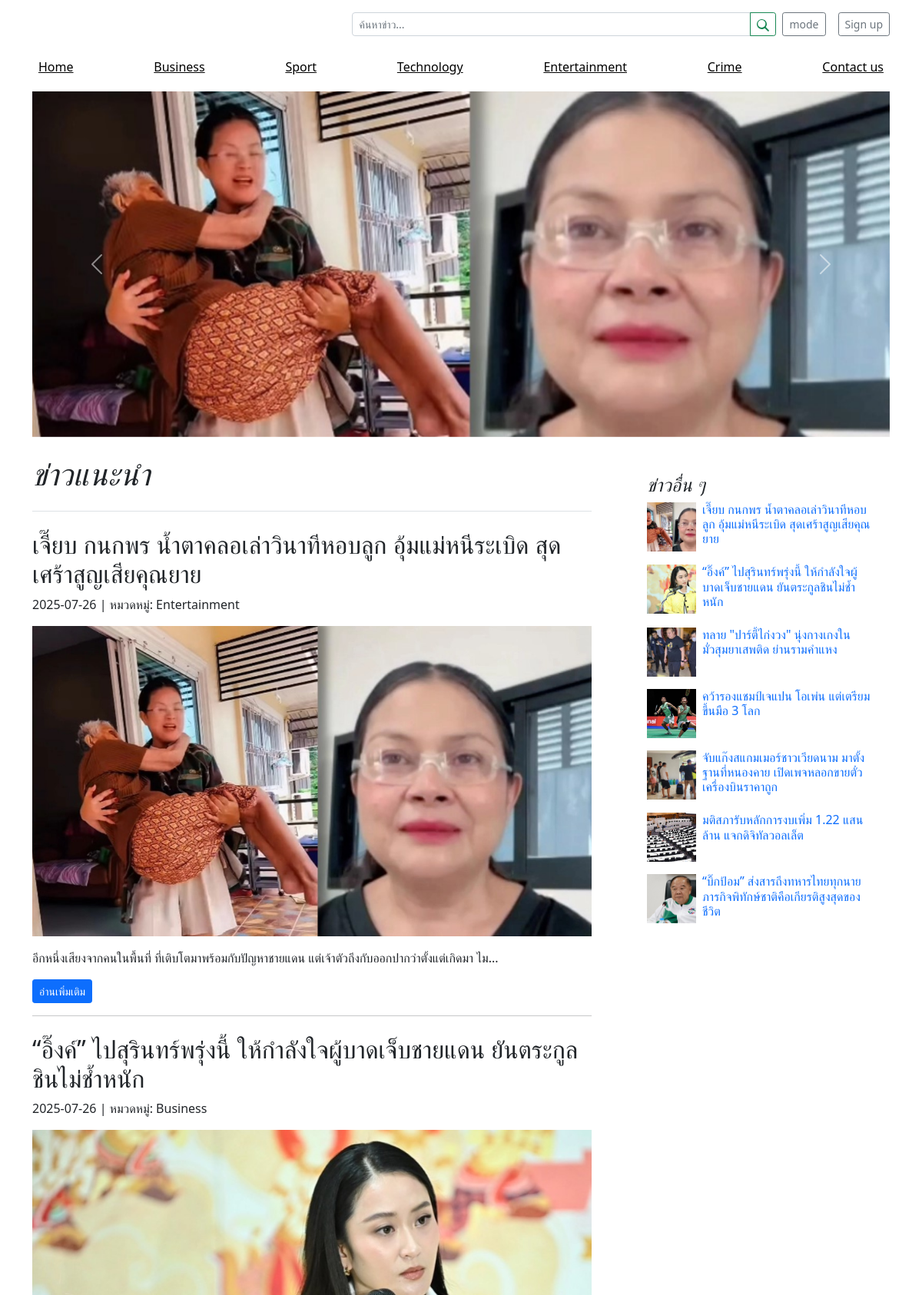
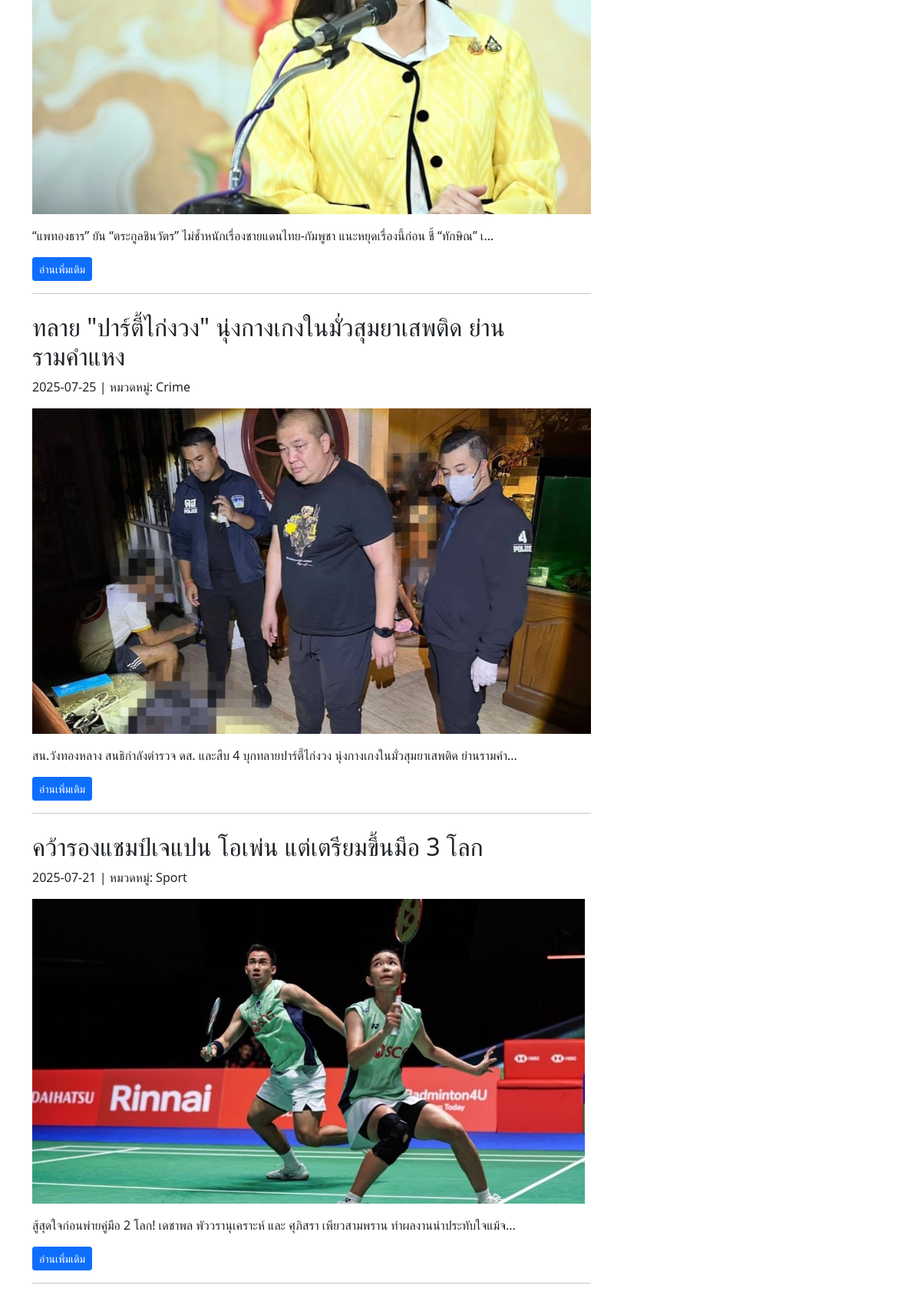
The app's page /admin/index.php (upper part) with its own data (2 pictures, top to bottom).
### tables this page shows
CREATE TABLE `news` (
  `id` int(100) NOT NULL,
  `title` varchar(255) NOT NULL,
  `description` text NOT NULL,
  `date` date NOT NULL,
  `category` varchar(100) NOT NULL,
  `thumbnail` varchar(255) NOT NULL
);

### admin/index.php (the view, shortened to what this page needs)
<?php
include("../db2/connection.php");
?>
<!doctype html>
<html lang="en">
  <head>
    <link href="https://cdn.jsdelivr.net/npm/bootstrap@5.1.3/dist/css/bootstrap.min.css" rel="stylesheet" />
    <link rel="stylesheet" href="blog.css" />
  </head>
  <body>
    <div class="container">
      <header class="blog-header py-3">
        <div class="row flex-nowrap justify-content-between align-items-center">
          <div class="col-4 pt-1">
          </div>
          <div class="col-8 d-flex justify-content-end align-items-center">
            <form class="d-flex me-2 w-75" method="GET" action="" role="search">
              <div class="input-group input-group-sm">
                <input
                  type="search"
                  name="q"
                  class="form-control rounded-start"
                  placeholder="ค้นหาข่าว..."
                  aria-label="Search"
                  aria-describedby="button-search"
                  value="<?php echo isset($_GET['q']) ? htmlspecialchars($_GET['q']) : ''; ?>"
                >
                <button class="btn btn-outline-success" type="submit" id="button-search" aria-label="Search">
                  <svg xmlns="http://www.w3.org/2000/svg" width="16" height="16" fill="currentColor" class="bi bi-search" viewBox="0 0 16 16">
                    <path d="M11.742 10.344a6.5 6.5 0 1 0-1.397 1.398h-.001l3.85 3.85a1 1 0 0 0
                      1.415-1.414l-3.85-3.85zm-5.442.656a5 5 0 1 1
                      0-10 5 5 0 0 1 0 10z"/>
                  </svg>
                </button>
              </div>
            </form>
            <button id="toggle-theme-btn" class="btn btn-outline-secondary btn-sm me-2">mode</button>
            <a class="btn btn-sm btn-outline-secondary ms-2" href="/web5/user/signup.php">Sign up</a>
          </div>
        </div>
      </header>
      <div class="nav-scroller py-1 mb-2">
        <nav class="nav d-flex justify-content-between">
          <a class="p-2 link-secondary" href="index.php">Home</a>
          <a class="p-2 link-secondary" href="#" onclick="return showLoginAlert()">Business</a>
          <a class="p-2 link-secondary" href="#" onclick="return showLoginAlert()">Sport</a>
          <a class="p-2 link-secondary" href="#" onclick="return showLoginAlert()">Technology</a>
          <a class="p-2 link-secondary" href="#" onclick="return showLoginAlert()">Entertainment</a>
          <a class="p-2 link-secondary" href="#" onclick="return showLoginAlert()">Crime</a>
          <a class="p-2 link-secondary" href="contact.php">Contact us</a>
        </nav>
      </div>
    </div>
    <main class="container">
      <?php if (!isset($_GET['q']) || empty(trim($_GET['q']))) : ?>
      <div id="newsCarousel" class="carousel slide mb-4" data-bs-ride="carousel">
        <div class="carousel-inner">
          <?php
          $sql = "SELECT id, title, thumbnail FROM news ORDER BY RAND() LIMIT 4";
          $result = mysqli_query($conn, $sql);
          $active = true;
          while ($row = mysqli_fetch_assoc($result)) {
          ?>
          <div class="carousel-item <?php if ($active) { echo 'active'; $active = false; } ?>">
            <img src="../images/<?php echo htmlspecialchars($row['thumbnail']); ?>" class="d-block w-100" style="height: 450px; object-fit: cover;" alt="ข่าวเด่น">
          </div>
          <?php } ?>
        </div>
        <button class="carousel-control-prev" type="button" data-bs-target="#newsCarousel" data-bs-slide="prev">
          <span class="carousel-control-prev-icon" aria-hidden="true"></span>
        </button>
        <button class="carousel-control-next" type="button" data-bs-target="#newsCarousel" data-bs-slide="next">
          <span class="carousel-control-next-icon" aria-hidden="true"></span>
        </button>
      </div>
      <?php endif; ?>
      <div class="row g-5">
        <div class="col-md-8">
          <?php
          if (isset($_GET['q']) && !empty(trim($_GET['q']))) {
              $searchTerm = mysqli_real_escape_string($conn, $_GET['q']);
              $query = mysqli_query($conn, "SELECT * FROM news WHERE title LIKE '%$searchTerm%' OR description LIKE '%$searchTerm%' ORDER BY date DESC");
              if (mysqli_num_rows($query) == 0) {
                  echo "<p>not found \"" . htmlspecialchars($searchTerm) . "\"</p>";
              }
          } else {
              echo '<h1 class="pb-4 mb-4 fst-italic border-bottom">ข่าวแนะนำ</h1>';
              $query = mysqli_query($conn, "SELECT * FROM news ORDER BY RAND() LIMIT 5");
          }
          while ($row = mysqli_fetch_assoc($query)) {
              $fullText = $row['description'];
              $halfText = mb_substr($fullText, 0, 100, "UTF-8");
          ?>
          <article class="blog-post mb-4">
            <h2 class="blog-post-title"><?php echo htmlspecialchars($row['title']); ?></h2>
            <p class="blog-post-meta"><?php echo htmlspecialchars($row['date']); ?> | หมวดหมู่: <?php echo htmlspecialchars($row['category']); ?></p>
            <?php if (!empty($row['thumbnail'])) { ?>
              <img src="../images/<?php echo htmlspecialchars($row['thumbnail']); ?>" alt="รูปภาพประกอบข่าว" class="img-fluid mb-3" />
            <?php } ?>
            <p><?php echo nl2br(htmlspecialchars($halfText)); ?>...</p>
            <a href="../user/login_user.php" class="btn btn-sm btn-primary">อ่านเพิ่มเติม</a>
            <hr />
          </article>
          <?php } ?>
        </div>
        <div class="col-md-4">
          <div class="position-sticky" style="top: 2rem;">
            <div class="p-4">
              <h4 class="fst-italic">ข่าวอื่น ๆ</h4>
              <div class="list-unstyled mb-0">
                <?php
                $sql = "SELECT id, title, thumbnail FROM news ORDER BY RAND() LIMIT 7";
                $result = mysqli_query($conn, $sql);
                while ($row = mysqli_fetch_assoc($result)) {
                  echo '<div class="media mb-3 d-flex">';
                  echo '  <img src="../images/' . htmlspecialchars($row['thumbnail']) . '" class="mr-3" alt="รูปข่าว" style="width: 64px; height: 64px; object-fit: cover;">';
                  echo '  <div class="media-body ms-2">';
                  echo '    <h6 class="mt-0"><a href="../user/signup.php?id=' . $row['id'] . '" style="text-decoration: none;">' . htmlspecialchars($row['title']) . '</a></h6>';
                  echo '  </div>';
                  echo '</div>';
                }
                ?>
              </div>
            </div>
          </div>
        </div>
      </div>
    </main>
  </body>
</html>

### admin/blog.css (style rules this page uses)
.nav-scroller .nav .link-secondary { color: black; }

### records on screen
news: thumbnail (picture), title "เจี๊ยบ กนกพร น้ำตาคลอเล่าวินาทีหอบลูก อุ้มแม่หนีระเบิด สุดเศร้าสูญเสียคุณยาย", date "2025-07-26", category "Entertainment", description "อีกหนึ่งเสียงจากคนในพื้นที่ ที่เติบโตมาพร้อมกับปัญหาชายแดน แต่เจ้าตัวถึงกับออกปากว่าตั้งแต่เกิดมา ไม"
news: title "“อิ๊งค์” ไปสุรินทร์พรุ่งนี้ ให้กำลังใจผู้บาดเจ็บชายแดน ยันตระกูลชินไม่ช้ำหนัก", date "2025-07-26", category "Business", thumbnail (picture), description "“แพทองธาร” ยัน “ตระกูลชินวัตร” ไม่ช้ำหนักเรื่องชายแดนไทย-กัมพูชา แนะหยุดเรื่องนี้ก่อน ชี้ “ทักษิณ” เ"
news: title "ทลาย \"ปาร์ตี้ไก่งวง\" นุ่งกางเกงในมั่วสุมยาเสพติด ย่านรามคำแหง", date "2025-07-25", category "Crime", thumbnail (picture), description "สน.วังทองหลาง สนธิกำลังตำรวจ ดส. และสืบ 4 บุกทลายปาร์ตี้ไก่งวง นุ่งกางเกงในมั่วสุมยาเสพติด ย่านรามคำ"
news: title "คว้ารองแชมป์เจแปน โอเพ่น แต่เตรียมขึ้นมือ 3 โลก", date "2025-07-21", category "Sport", thumbnail (picture), description "สู้สุดใจก่อนพ่ายคู่มือ 2 โลก! เดชาพล พัววรานุเคราะห์ และ ศุภิสรา เพียวสามพราน ทำผลงานน่าประทับใจแม้จ"
news: thumbnail (picture), title "จับแก๊งสแกมเมอร์ชาวเวียดนาม มาตั้งฐานที่หนองคาย เปิดเพจหลอกขายตั๋วเครื่องบินราคาถูก"
news: thumbnail (picture), title "มติสภารับหลักการงบเพิ่ม 1.22 แสนล้าน แจกดิจิทัลวอลเล็ต"
news: thumbnail (picture), title "“บิ๊กป้อม” ส่งสารถึงทหารไทยทุกนาย ภารกิจพิทักษ์ชาติคือเกียรติสูงสุดของชีวิต"
